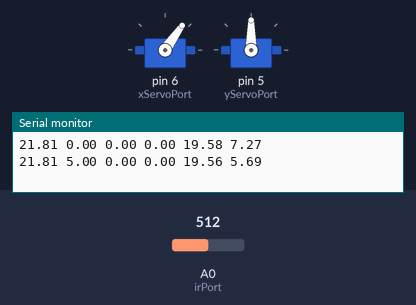
The sketch below on a simulated Arduino Uno, built with avr-gcc and run on an emulated ATmega328P. Parts: 2 × servo, the last lines printed to the serial monitor. Inputs (shaded band) come from the test bench; at power-on: A0 (irPort) = 512.

Above: at 1.8 s.
1.9 s: A0 (irPort) set to 0
At 4.8 s:
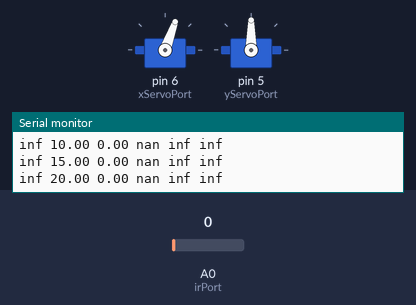
At 7.8 s:
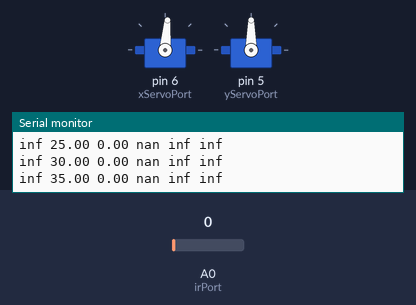
Timing chart, 0 to 35.5 s (numbered marks = the images above; inputs shaded):
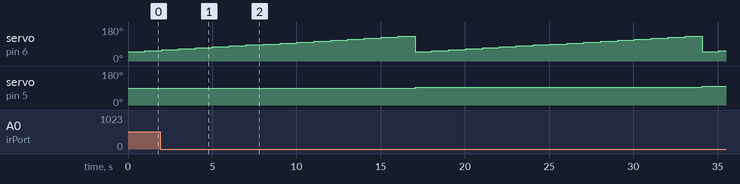

The sketch:

transmitter.ino
```cpp
#include<Servo.h>

#define PI 3.14159265358979

int xServoPort = 6;
int yServoPort = 5;
int irPort = A0;


Servo xServo;
Servo yServo;

float irReading = 0;
float xAngle = 0;
float yAngle = 0;
float distance = 0;
float xStart = 50;
float yStart = 90;

float xPos = 0;
float yPos = 0;
float zPos = 0;


float armlength = 3.81;
float disorigin = 1.5875;
float height = 6.6675;
//
// setup function to initialize hardware and software
//
void setup()
{
  //
  // start the serial port
  //
  xServo.attach(xServoPort);
  yServo.attach(yServoPort);
  pinMode(irPort, INPUT);

  xServo.write(xStart);
  yServo.write(yStart);

  long baudRate = 115200;     // NOTE1: The baudRate for sending & receiving programs must match
  Serial.begin(baudRate);     // NOTE2: Set the baudRate to 115200 for faster communication
}

/** Trig functions
 * Default Arduino trig functions use doubles
 * and radians, so these wrappers
 * allow it to work with floats and degrees
 */
float sind(float angle) {
  double inputAngle = (double)angle * PI / 180;
  double sinAngle = sin(inputAngle);
  return (float)sinAngle;
}

float cosd(float angle) {
  double inputAngle = (double)angle * PI / 180;
  double cosAngle = cos(inputAngle);
  return (float)cosAngle;
}

float interpretIrReading(float irReading) {
  float distance = 11166.750185583001 / irReading;
  return distance;
}

//
// main loop
//
void loop()
{
//  delay(500);

//  char buffer[100];
//  sprintf(buffer, "%6f %6f %6f %6f %6f %6f", distance, xAngle, yAngle, xPos, yPos, zPos);
//  Serial.println(buffer);

  for(int i=50; i<= 130; i+=5){
    xServo.write(i);

    xAngle = xServo.read();
    yAngle = yServo.read();

    irReading = analogRead(irPort);

    distance = interpretIrReading(irReading);

    xAngle = xAngle-50; // subtract or add some number of degrees if you find that this is off
    yAngle = yAngle-90; // same here, it's probably not a perfect 90 degrees off
    xPos = (disorigin + distance * cosd(PI/2 - xAngle) - armlength * cosd(xAngle)) * sind(yAngle); // left to right
    yPos = (disorigin + distance * cosd(PI/2 - xAngle) - armlength * cosd(xAngle)) * cosd(yAngle); // forward or backward
    zPos = height + armlength * sind(xAngle) + distance * sind(PI/2 - xAngle);   // up and down

    Serial.print(distance);
    Serial.print(" ");
    Serial.print(xAngle);
    Serial.print(" ");
    Serial.print(yAngle);
    Serial.print(" ");
    Serial.print(xPos);
    Serial.print(" ");
    Serial.print(yPos);
    Serial.print(" ");
    Serial.print(zPos);
    Serial.println();
    delay(1000);
  }

  yStart=yStart+5;
  yServo.write(yStart);
  if(yStart > 180){
    yStart=90;
  }

}
```

Measured:
- by itself, servo on pin 6 (xServoPort): ramps from 50° to 130° and jumps back, once every 17.0 s
